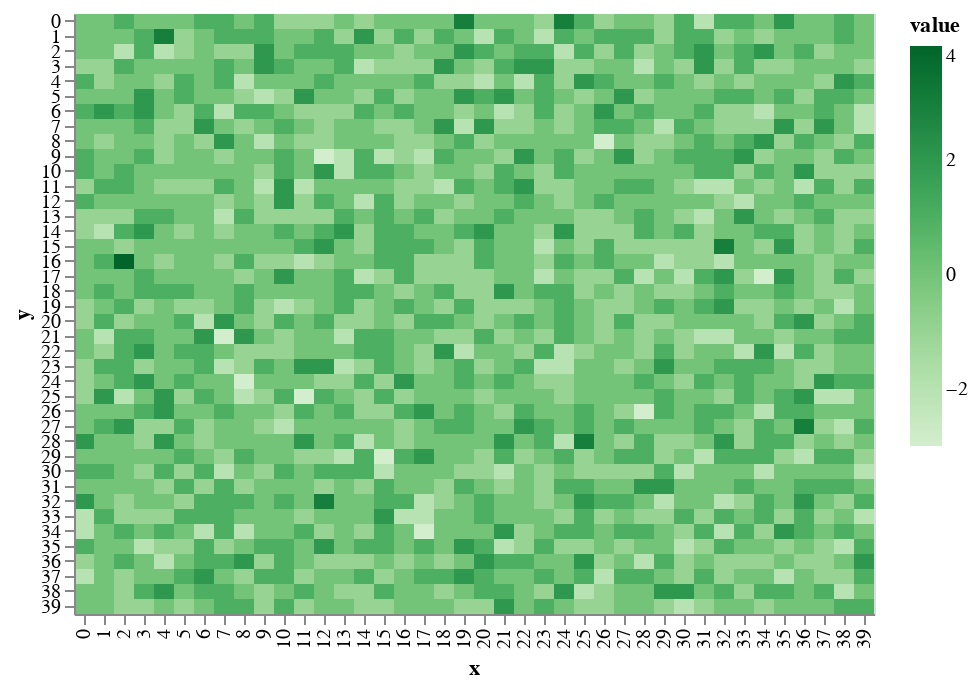

Notebook cell for this chart:
### Markdown cell above
# in the beginning, the world was void and without form.

Starting with a grid with nothing on it. No elevation, no terrain. All of this will be generated proceduraly. 

You can see here that the terrain is shifted on a random-normal distribution to make it look _uneven_. Making it randomly doesn't make it look _real_ so I'm going to have to be smarter about the rules that raise and lower terrain in order to make them look like mountains.

### Code cell
landscape['N_loc'] = 0
landscape['N_std'] = 1

ter_shift = pd.DataFrame([[int(n) for n in np.round(np.random.normal(landscape['N_loc'], landscape['N_std'], len(oceanworld.columns)))]
              for r in oceanworld.index])

shiftedTerrainWorld = oceanworld.add(ter_shift)
draw.drawTerrainHeight(shiftedTerrainWorld)

### Figure 1 — Vega-Lite specification as saved in the notebook (floating-point values rounded to 4 significant figures; data arrays with more than 128 entries replaced by an {"elided": "..."} marker saying what was removed)
{"$schema": "https://vega.github.io/schema/vega-lite/v2.6.0.json", "config": {"view": {"height": 300, "width": 400}}, "data": {"name": "data-217cab953a79f97c457804ac6b7eb6c1"}, "datasets": {"data-217cab953a79f97c457804ac6b7eb6c1": {"elided": "1600 records"}}, "encoding": {"color": {"field": "value", "scale": {"scheme": "greens"}, "type": "quantitative"}, "x": {"field": "x", "type": "ordinal"}, "y": {"field": "y", "type": "ordinal"}}, "mark": "rect"}
